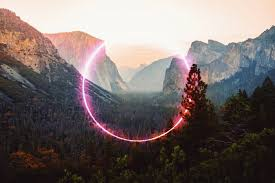
#> input picture a1.jpeg, 275 x 183 px
$ jupyter execute Instagram_Filters_Merging_Images.ipynb
#> lines starting #> are read from the running program, lines starting #| are printed output that depends on the picture
<a href="https://colab.research.google.com/github/prabh505/Merging_photos/blob/main/Instagram_Filters_Merging_Images.ipynb" target="_parent"></a>

[cell 1]
import cv2 as cv
import numpy as np
import matplotlib.pyplot as plt

[cell 2]
import cv2 as cv
import numpy as np
import matplotlib.pyplot as plt
from google.colab.patches import cv2_imshow

def merge(foreground_path, background_path, a, b):

#> called with foreground_path = 'a1.jpeg', background_path = 'b1.jpeg', a = 0.5, b = 0.5
    background = []

    img        = cv.imread(foreground_path)
#> img is the input picture: shape (183, 275, 3); mean B, G, R 105.8, 107.7, 118.7
    background = cv.imread(background_path)
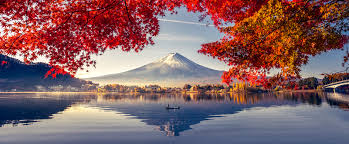
#> input picture b1.jpeg, 349 x 144 px
#> background is the input picture: shape (144, 349, 3); mean B, G, R 100.2, 97, 132.8

#     background = cv.flip(background, 0)

    background = cv.resize(background, (img.shape[1], img.shape[0]))
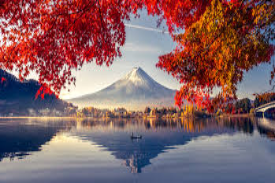
#> background: shape (183, 275, 3); mean B, G, R 100, 96.8, 132.7

    final = cv.addWeighted(img, a, background, b , 0)
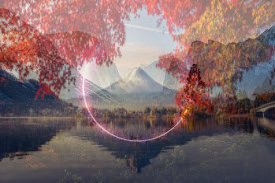
#> final: shape (183, 275, 3); mean B, G, R 102.9, 102.3, 125.7

    cv2_imshow(img)

    cv2_imshow(final)
